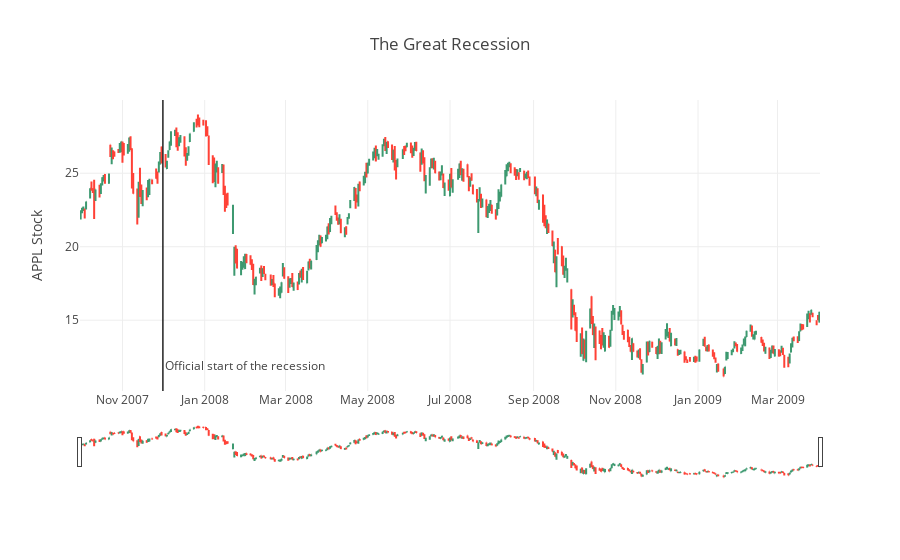

Source (notebook cell):
### Markdown cell above
### Adding Customized Text and Annotations

### Code cell
df = web.DataReader(
    'aapl',
    'yahoo',
    datetime(2007, 10, 1),
    datetime(2009, 4, 1)
)
trace = go.Ohlc(
    x=df.index,
    open=df.Open,
    high=df.High,
    low=df.Low,
    close=df.Close
)
data = [trace]

layout = go.Layout(
    title='The Great Recession',
    yaxis=dict(title='APPL Stock'),
    shapes=list([
        dict(
            x0='2007-12-01',
            x1='2007-12-01',
            y0=0,
            y1=1,
            xref='x',
            yref='paper',
            line=dict(
                color='rgb(30,30,30)',
                width=1
            )
        ),
    ]),
    annotations=list([
        dict(
            x='2007-12-01',
            y=0.05,
            xref='x',
            yref='paper',
            showarrow=False,
            xanchor='left',
            text='Official start of the recession'
        )
    ])
)
fig = go.Figure(data=data, layout=layout)
plotly.offline.iplot(fig)

### Figure 1 — Plotly figure (JSON) as saved in the notebook; plotly's stock layout.template omitted (floating-point values rounded to 4 significant figures; data arrays with more than 128 entries replaced by an {"elided": "..."} marker saying what was removed)
{"data": [{"close": {"elided": "379 float values"}, "high": {"elided": "379 float values"}, "low": {"elided": "379 float values"}, "open": {"elided": "379 float values"}, "type": "ohlc", "x": {"elided": "379 str values"}}], "layout": {"annotations": [{"showarrow": false, "text": "Official start of the recession", "x": "2007-12-01", "xanchor": "left", "xref": "x", "y": 0.05, "yref": "paper"}], "shapes": [{"line": {"color": "rgb(30,30,30)", "width": 1}, "x0": "2007-12-01", "x1": "2007-12-01", "xref": "x", "y0": 0, "y1": 1, "yref": "paper"}], "title": "The Great Recession", "yaxis": {"title": "APPL Stock"}}}
